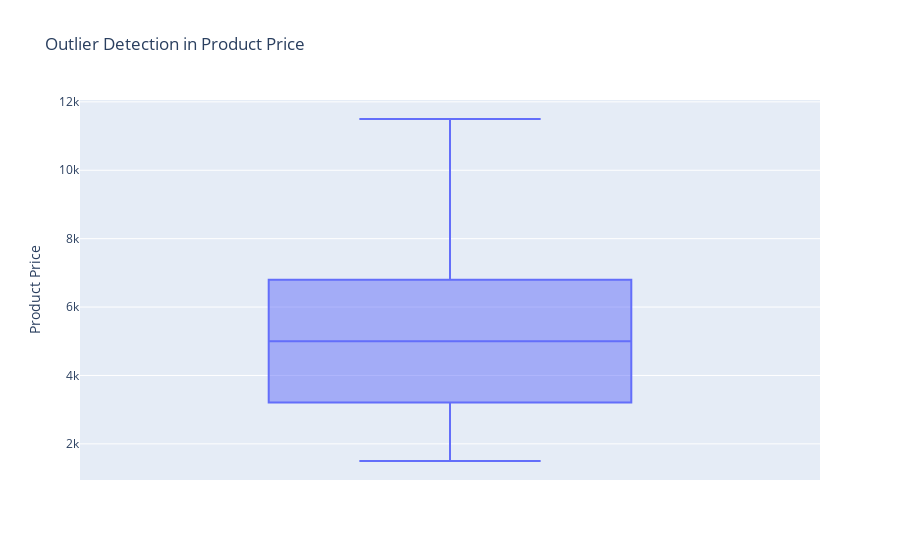

Here is the notebook cell this chart was saved with:
### Code cell
import plotly.express as px

# Creating a box plot to check for outliers in the 'Product Price' column
fig = px.box(df, y='Product Price', title='Outlier Detection in Product Price')
fig.show()

### Figure 1 — Plotly figure (JSON) as saved in the notebook; plotly's stock layout.template omitted (floating-point values rounded to 4 significant figures; data arrays with more than 128 entries replaced by an {"elided": "..."} marker saying what was removed)
{"data": [{"alignmentgroup": "True", "hovertemplate": "Product Price=%{y}<extra></extra>", "legendgroup": "", "marker": {"color": "#636efa"}, "name": "", "notched": false, "offsetgroup": "", "orientation": "v", "showlegend": false, "type": "box", "x0": " ", "xaxis": "x", "y": {"elided": "187 int values"}, "y0": " ", "yaxis": "y"}], "layout": {"autosize": true, "boxmode": "group", "legend": {"tracegroupgap": 0}, "title": {"text": "Outlier Detection in Product Price"}, "xaxis": {"anchor": "y", "autorange": true, "domain": [0, 1], "range": [-0.5, 0.5], "type": "category"}, "yaxis": {"anchor": "x", "autorange": true, "domain": [0, 1], "range": [943.4, 12050.0], "title": {"text": "Product Price"}, "type": "linear"}}}
